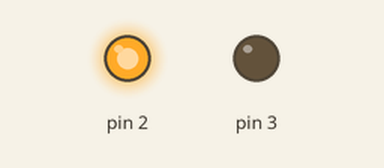
Simulated run of this sketch. Board: Arduino Uno, built with avr-gcc and run on an emulated ATmega328P. Parts: output pins drawn as LEDs (lit = HIGH). What the sketch prints to the serial monitor is not drawn.

Above: at 0.2 s.
At 5.7 s:
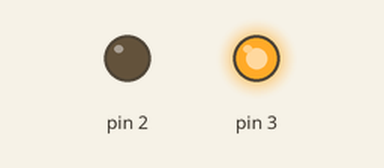
At 11.5 s:
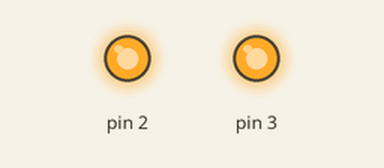
Timing chart, 0 to 16.9 s (numbered marks = the images above):
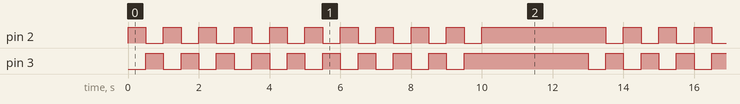

The sketch:

led.ino
```cpp
void setup() {
  pinMode(2,OUTPUT);
  pinMode(3,OUTPUT);
}

void loop() {
  int count = 0;
  Serial.begin(9600);
  Serial.println("Led Yanar");
  while(1)
  {
    digitalWrite(2,HIGH);
    digitalWrite(3,LOW);
    delay(500);
    digitalWrite(2,LOW);
    digitalWrite(3,HIGH);
    delay(500);
    count++;
    if(count==10)
    {
      digitalWrite(2,HIGH);
      digitalWrite(3,HIGH);
      delay(3000);
      count = 0;
    }

  }
}
```

Measured:
- by itself, pin 2: repeats every 13.0 s: 9 × (LOW 0.50 s, HIGH 0.50 s), LOW 0.50 s, HIGH 3.5 s
- by itself, pin 3: repeats every 13.0 s: 8 × (LOW 0.50 s, HIGH 0.50 s), LOW 0.50 s, HIGH 3.5 s, LOW 0.50 s, HIGH 0.50 s
- by itself, everything shown: repeats every 13.0 s, in 21 steps
